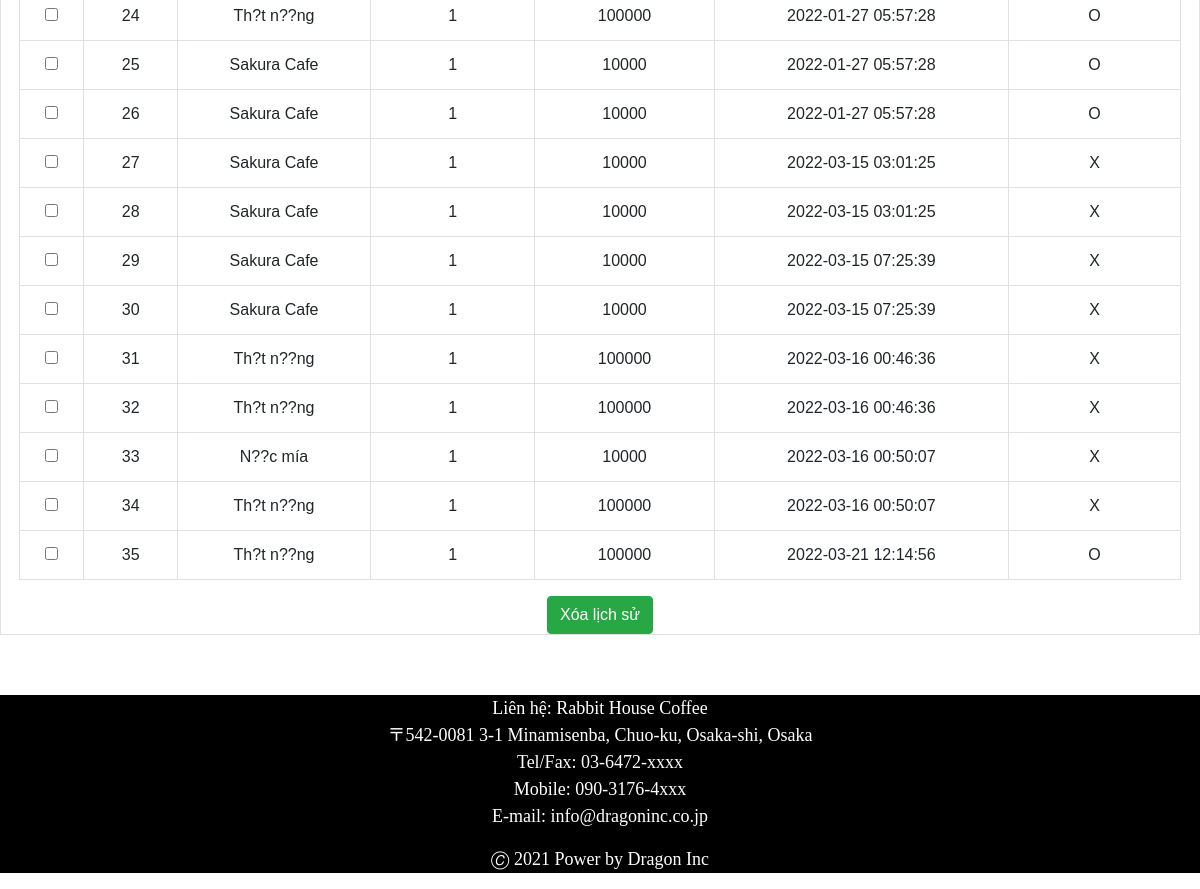
Page /NhanVien/lichsu.php (signed in, lower part) on the earlier database version.
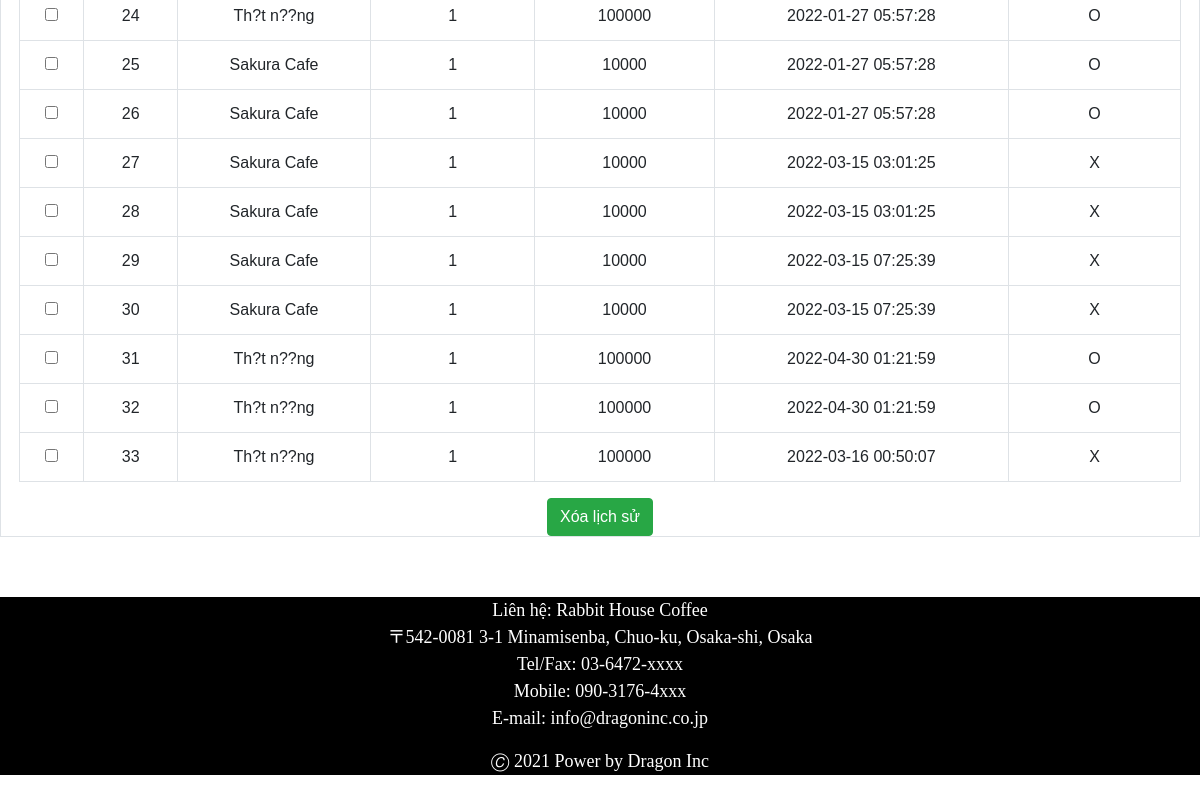
Same page on the later database version.
### tables this page shows
CREATE TABLE `tbllichsu` (
  `idlichSu` int(11) NOT NULL,
  `idKhachhang` int(11) DEFAULT NULL,
  `idMon` int(11) NOT NULL,
  `gia` double NOT NULL,
  `thoigian` timestamp NOT NULL DEFAULT current_timestamp() ON UPDATE current_timestamp(),
  `soluong` int(11) DEFAULT NULL,
  `idChitiet` int(11) DEFAULT NULL,
  `idStaff` int(11) DEFAULT NULL,
  `daGH` text DEFAULT NULL
);

CREATE TABLE `tblmon` (
  `idMon` int(11) NOT NULL,
  `tenMon` text NOT NULL,
  `gia` double NOT NULL,
  `idLoai` int(11) NOT NULL,
  `hinhAnh` text DEFAULT NULL,
  `moTa` text DEFAULT NULL,
  `goiY` float DEFAULT NULL,
  `conHang` text NOT NULL
);

### NhanVien/lichsu.php (the view, shortened to what this page needs)
<?php
if (isset($_SESSION["username"])) {
    $username    =    $_SESSION["username"];
} else
    header("location:login.php");
?>
<!DOCTYPE html>
<html lang="en">
<head>
    <link rel="stylesheet" type="text/css" href="../css/style2.css?" />
    <link rel="stylesheet" href="https://cdnjs.cloudflare.com/ajax/libs/jqueryui/1.12.1/jquery-ui.css" />
    <link href="https://stackpath.bootstrapcdn.com/bootstrap/4.3.1/css/bootstrap.min.css" rel="stylesheet">
</head>
<body>
    <?php
    $user = $username;
    include "../include/connect.inc";
    $sql0000 = "select idStaff from tblstaff where username = '$user'";
    $rs0000 = mysqli_query($conn, $sql0000);
    $row0000 = mysqli_fetch_array($rs0000);
    $idStaff = $row0000["idStaff"];
    ?>
    <section id="info" align="center">
        <form method="post" action="lichsu.php">
            <div class="table-responsive table-bordered">
                <table class="table" style="width:97%" align="center">
                    <tbody>
                        <?php
                        include("../include/connect.inc");
                        $sql        =    "select * from tbllichsu where idStaff = '$idStaff'";
                        $rs         =    mysqli_query($conn, $sql);
                        $i            =    1;
                        while ($row = mysqli_fetch_array($rs)) {
                            $sql2    =     "select * from tblmon where idMon = " . $row["idMon"] . "";
                            $rs2         =    mysqli_query($conn, $sql2);
                            $row2 = mysqli_fetch_array($rs2);
                            echo " <tr>
								<td><input type='checkbox' class='chk_box1' name='check_list[]' value='" . $row["idlichSu"] . "'></td>
								<td>$i</td>
								<td>" . $row2["tenMon"] . "</td>
								<td>" . $row["soluong"] . "</td>
								<td>" . $row["gia"] . "</td>
								<td>" . $row["thoigian"] . "</td>
								<td>" . $row["daGH"] . "</td>
								</tr>";
                            $i++;
                        }
                        ?>
                    </tbody>
                </table>
                <div style="text-align: center;">
                    <input type="submit" class="btn btn-success" name="xoahang" value="Xóa lịch sử">
                </div>
            </div>
        </form>
    </section>
    <div style="padding-top: 5%">
        <footer>
            <div style="text-align: center;">
                <p>Liên hệ: Rabbit House Coffee<br />
                    〒542-0081 3-1 Minamisenba, Chuo-ku, Osaka-shi, Osaka<br />
                    Tel/Fax: 03-6472-xxxx<br />
                    Mobile: 090-3176-4xxx<br />
                    E-mail: info@dragoninc.co.jp</p>
                <p>🄫 2021 Power by Dragon Inc</p>
            </div>
        </footer>
    </div>
</body>
</html>

Differences in the rows shown:
removed tbllichsu: idMon.tenMon "N??c mía", soluong "1", gia "10000", thoigian "2022-03-16 00:50:07", daGH "X"
removed tbllichsu: idMon.tenMon "Th?t n??ng", soluong "1", gia "100000", thoigian "2022-03-21 12:14:56", daGH "O"
changed tbllichsu (number 8 of 10 on the later page): thoigian "2022-03-16 00:46:36" → "2022-04-30 01:21:59"; daGH "X" → "O"
changed tbllichsu (number 9 of 10 on the later page): thoigian "2022-03-16 00:46:36" → "2022-04-30 01:21:59"; daGH "X" → "O"
